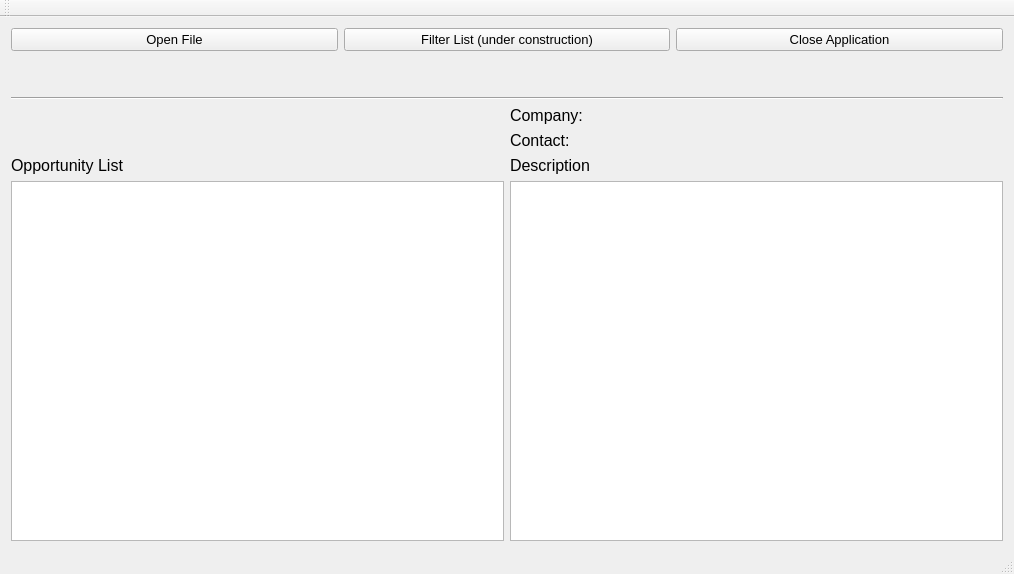
<?xml version="1.0" encoding="UTF-8"?>
<ui version="4.0">
 <class>MainView</class>
 <widget class="QMainWindow" name="MainView">
  <property name="geometry">
   <rect>
    <x>0</x>
    <y>0</y>
    <width>1014</width>
    <height>574</height>
   </rect>
  </property>
  <property name="minimumSize">
   <size>
    <width>10</width>
    <height>574</height>
   </size>
  </property>
  <property name="windowTitle">
   <string>Request Viewer</string>
  </property>
  <property name="windowIcon">
   <iconset>
    <normalon>:/logo/Altran_logo.svg</normalon>
   </iconset>
  </property>
  <property name="iconSize">
   <size>
    <width>30</width>
    <height>18</height>
   </size>
  </property>
  <widget class="QWidget" name="centralWidget">
   <layout class="QGridLayout" name="gridLayout">
    <item row="1" column="0">
     <layout class="QVBoxLayout" name="verticalLayout">
      <item>
       <layout class="QHBoxLayout" name="horizontalLayout">
        <item>
         <widget class="QPushButton" name="btnOpenFile">
          <property name="font">
           <font>
            <pointsize>10</pointsize>
           </font>
          </property>
          <property name="text">
           <string>Open File</string>
          </property>
          <property name="icon">
           <iconset resource="../resources/icons.qrc">
            <normaloff>:/icon/open.png</normaloff>:/icon/open.png</iconset>
          </property>
          <property name="iconSize">
           <size>
            <width>14</width>
            <height>14</height>
           </size>
          </property>
         </widget>
        </item>
        <item>
         <widget class="QPushButton" name="btnExtra">
          <property name="font">
           <font>
            <pointsize>10</pointsize>
            <weight>50</weight>
            <bold>false</bold>
           </font>
          </property>
          <property name="text">
           <string>Filter List (under construction)</string>
          </property>
          <property name="icon">
           <iconset>
            <normalon>:/icon/Filter_list.png</normalon>
           </iconset>
          </property>
          <property name="iconSize">
           <size>
            <width>14</width>
            <height>14</height>
           </size>
          </property>
         </widget>
        </item>
        <item>
         <widget class="QPushButton" name="btnCloseApp">
          <property name="font">
           <font>
            <pointsize>10</pointsize>
            <weight>50</weight>
            <bold>false</bold>
           </font>
          </property>
          <property name="text">
           <string>Close Application</string>
          </property>
          <property name="icon">
           <iconset>
            <normalon>:/icon/Close.png</normalon>
           </iconset>
          </property>
          <property name="iconSize">
           <size>
            <width>14</width>
            <height>14</height>
           </size>
          </property>
         </widget>
        </item>
       </layout>
      </item>
      <item>
       <spacer name="verticalSpacer">
        <property name="orientation">
         <enum>Qt::Vertical</enum>
        </property>
        <property name="sizeType">
         <enum>QSizePolicy::Fixed</enum>
        </property>
        <property name="sizeHint" stdset="0">
         <size>
          <width>20</width>
          <height>40</height>
         </size>
        </property>
       </spacer>
      </item>
      <item>
       <widget class="Line" name="line">
        <property name="orientation">
         <enum>Qt::Horizontal</enum>
        </property>
       </widget>
      </item>
      <item>
       <layout class="QGridLayout" name="gridLayout_2">
        <item row="2" column="1">
         <widget class="QLabel" name="label_2">
          <property name="font">
           <font>
            <pointsize>12</pointsize>
           </font>
          </property>
          <property name="text">
           <string>Description</string>
          </property>
         </widget>
        </item>
        <item row="3" column="0">
         <widget class="QListWidget" name="listWidget">
          <property name="font">
           <font>
            <family>Sans Serif</family>
            <pointsize>11</pointsize>
           </font>
          </property>
         </widget>
        </item>
        <item row="3" column="1">
         <widget class="QTextBrowser" name="textBrowser">
          <property name="font">
           <font>
            <pointsize>11</pointsize>
           </font>
          </property>
         </widget>
        </item>
        <item row="0" column="1">
         <layout class="QHBoxLayout" name="horizontalLayout_2">
          <item>
           <widget class="QLabel" name="label_company">
            <property name="font">
             <font>
              <pointsize>12</pointsize>
             </font>
            </property>
            <property name="text">
             <string>Company:</string>
            </property>
           </widget>
          </item>
         </layout>
        </item>
        <item row="1" column="1">
         <widget class="QLabel" name="label_owner">
          <property name="font">
           <font>
            <pointsize>12</pointsize>
           </font>
          </property>
          <property name="text">
           <string>Contact:</string>
          </property>
         </widget>
        </item>
        <item row="2" column="0">
         <widget class="QLabel" name="label">
          <property name="font">
           <font>
            <pointsize>12</pointsize>
           </font>
          </property>
          <property name="text">
           <string>Opportunity List</string>
          </property>
          <property name="textFormat">
           <enum>Qt::PlainText</enum>
          </property>
         </widget>
        </item>
       </layout>
      </item>
     </layout>
    </item>
   </layout>
  </widget>
  <widget class="QMenuBar" name="menuBar">
   <property name="geometry">
    <rect>
     <x>0</x>
     <y>0</y>
     <width>1014</width>
     <height>17</height>
    </rect>
   </property>
  </widget>
  <widget class="QToolBar" name="mainToolBar">
   <attribute name="toolBarArea">
    <enum>TopToolBarArea</enum>
   </attribute>
   <attribute name="toolBarBreak">
    <bool>false</bool>
   </attribute>
  </widget>
  <widget class="QStatusBar" name="statusBar"/>
 </widget>
 <layoutdefault spacing="6" margin="11"/>
 <resources>
  <include location="../resources/icons.qrc"/>
 </resources>
 <connections/>
</ui>
